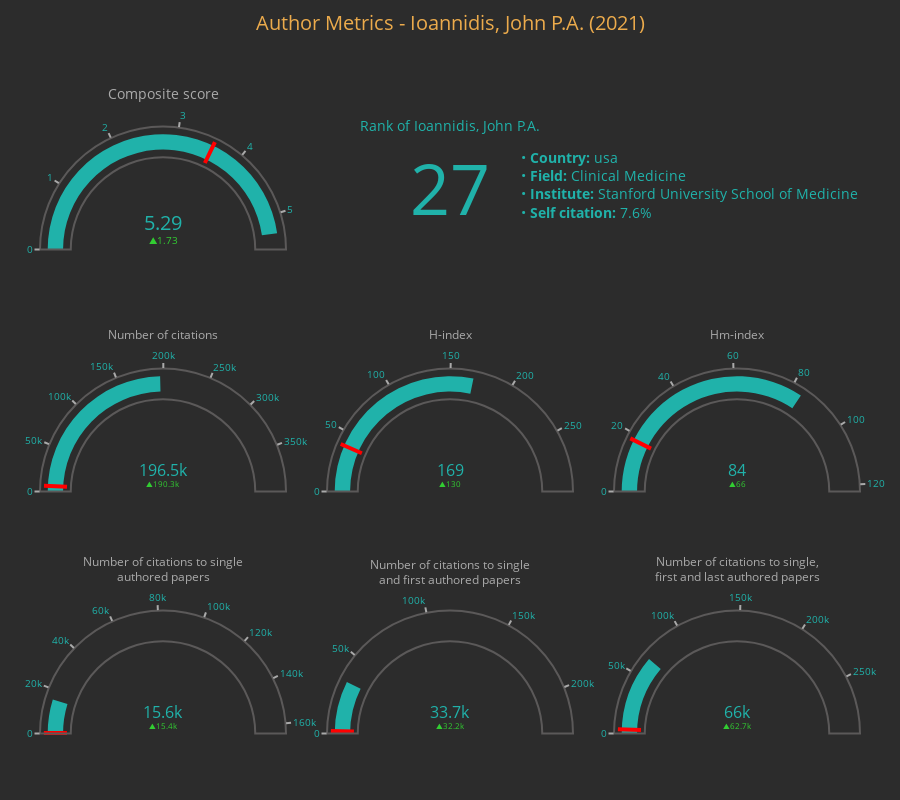

Notebook source saved alongside this figure:
### Code cell
#| label: fig2cell

from Dash_client import TwoPercentersClient
import plotly.io as pio
pio.renderers.default = "plotly_mimetype"
client = TwoPercentersClient()
client.interactive_author_metrics_complete()

### Figure 1 — Plotly figure (JSON) as saved in the notebook; plotly's stock layout.template omitted (floating-point values rounded to 4 significant figures)
{"data": [{"delta": {"decreasing": {"color": "indianred"}, "increasing": {"color": "limegreen"}, "reference": 6248.0}, "domain": {"x": [0, 0.3], "y": [0.3667, 0.6333]}, "gauge": {"axis": {"range": [null, 399386], "tickcolor": "#aaa", "tickwidth": 2}, "bar": {"color": "lightseagreen"}, "bgcolor": "#2C2C2C", "bordercolor": "#5b5959", "borderwidth": 2, "threshold": {"line": {"color": "red", "width": 4}, "thickness": 0.75, "value": 6248.0}}, "mode": "gauge+number+delta", "number": {"font": {"color": "lightseagreen", "size": 16}}, "title": {"font": {"color": "#aaa", "size": 12}, "text": "Number of citations"}, "type": "indicator", "value": 196509}, {"delta": {"decreasing": {"color": "indianred"}, "increasing": {"color": "limegreen"}, "reference": 39}, "domain": {"x": [0.35, 0.65], "y": [0.3667, 0.6333]}, "gauge": {"axis": {"range": [null, 299], "tickcolor": "#aaa", "tickwidth": 2}, "bar": {"color": "lightseagreen"}, "bgcolor": "#2C2C2C", "bordercolor": "#5b5959", "borderwidth": 2, "threshold": {"line": {"color": "red", "width": 4}, "thickness": 0.75, "value": 39}}, "mode": "gauge+number+delta", "number": {"font": {"color": "lightseagreen", "size": 16}}, "title": {"font": {"color": "#aaa", "size": 12}, "text": "H-index"}, "type": "indicator", "value": 169}, {"delta": {"decreasing": {"color": "indianred"}, "increasing": {"color": "limegreen"}, "reference": 17.98}, "domain": {"x": [0.7, 1], "y": [0.3667, 0.6333]}, "gauge": {"axis": {"range": [null, 122.2], "tickcolor": "#aaa", "tickwidth": 2}, "bar": {"color": "lightseagreen"}, "bgcolor": "#2C2C2C", "bordercolor": "#5b5959", "borderwidth": 2, "threshold": {"line": {"color": "red", "width": 4}, "thickness": 0.75, "value": 17.98}}, "mode": "gauge+number+delta", "number": {"font": {"color": "lightseagreen", "size": 16}}, "title": {"font": {"color": "#aaa", "size": 12}, "text": "Hm-index"}, "type": "indicator", "value": 83.96}, {"delta": {"decreasing": {"color": "indianred"}, "increasing": {"color": "limegreen"}, "reference": 210}, "domain": {"x": [0, 0.3], "y": [0, 0.2667]}, "gauge": {"axis": {"range": [null, 164371], "tickcolor": "#aaa", "tickwidth": 2}, "bar": {"color": "lightseagreen"}, "bgcolor": "#2C2C2C", "bordercolor": "#5b5959", "borderwidth": 2, "threshold": {"line": {"color": "red", "width": 4}, "thickness": 0.75, "value": 210}}, "mode": "gauge+number+delta", "number": {"font": {"color": "lightseagreen", "size": 16}}, "title": {"font": {"color": "#aaa", "size": 12}, "text": "Number of citations to single<br>authored papers"}, "type": "indicator", "value": 15627}, {"delta": {"decreasing": {"color": "indianred"}, "increasing": {"color": "limegreen"}, "reference": 1463}, "domain": {"x": [0.35, 0.65], "y": [0, 0.2667]}, "gauge": {"axis": {"range": [null, 227992], "tickcolor": "#aaa", "tickwidth": 2}, "bar": {"color": "lightseagreen"}, "bgcolor": "#2C2C2C", "bordercolor": "#5b5959", "borderwidth": 2, "threshold": {"line": {"color": "red", "width": 4}, "thickness": 0.75, "value": 1463}}, "mode": "gauge+number+delta", "number": {"font": {"color": "lightseagreen", "size": 16}}, "title": {"font": {"color": "#aaa", "size": 12}, "text": "Number of citations to single<br>and first authored papers"}, "type": "indicator", "value": 33660}, {"delta": {"decreasing": {"color": "indianred"}, "increasing": {"color": "limegreen"}, "reference": 3347}, "domain": {"x": [0.7, 1], "y": [0, 0.2667]}, "gauge": {"axis": {"range": [null, 295145], "tickcolor": "#aaa", "tickwidth": 2}, "bar": {"color": "lightseagreen"}, "bgcolor": "#2C2C2C", "bordercolor": "#5b5959", "borderwidth": 2, "threshold": {"line": {"color": "red", "width": 4}, "thickness": 0.75, "value": 3347}}, "mode": "gauge+number+delta", "number": {"font": {"color": "lightseagreen", "size": 16}}, "title": {"font": {"color": "#aaa", "size": 12}, "text": "Number of citations to single,<br>first and last authored papers"}, "type": "indicator", "value": 66021}, {"delta": {"decreasing": {"color": "indianred"}, "increasing": {"color": "limegreen"}, "reference": 3.566}, "domain": {"x": [0, 0.3], "y": [0.7333, 1]}, "gauge": {"axis": {"range": [null, 5.541], "tickcolor": "#aaa", "tickwidth": 2}, "bar": {"color": "lightseagreen"}, "bgcolor": "#2C2C2C", "bordercolor": "#5b5959", "borderwidth": 2, "threshold": {"line": {"color": "red", "width": 4}, "thickness": 0.75, "value": 3.566}}, "mode": "gauge+number+delta", "number": {"font": {"color": "lightseagreen", "size": 20}}, "title": {"font": {"color": "#aaa", "size": 14}, "text": "Composite score"}, "type": "indicator", "value": 5.291}, {"domain": {"x": [0.35, 0.65], "y": [0.7333, 1]}, "mode": "number", "number": {"font": {"color": "lightseagreen", "size": 70}}, "title": {"font": {"color": "lightseagreen", "size": 14}, "text": "Rank of Ioannidis, John P.A."}, "type": "indicator", "value": 27}], "layout": {"annotations": [{"align": "left", "font": {"color": "lightseagreen", "size": 14}, "showarrow": false, "text": "• <b>Country:</b> usa<br>• <b>Field:</b> Clinical Medicine<br>• <b>Institute:</b> Stanford University School of Medicine<br>• <b>Self citation:</b> 7.6%", "x": 1, "xref": "paper", "y": 0.93, "yref": "paper"}], "font": {"color": "lightseagreen", "size": 10}, "height": 800, "margin": {"b": 40, "l": 40, "r": 40, "t": 100}, "paper_bgcolor": "#2C2C2C", "plot_bgcolor": "#2C2C2C", "showlegend": false, "title": {"font": {"color": "#ECAB4C", "size": 20}, "text": "Author Metrics - Ioannidis, John P.A. (2021)", "x": 0.5, "y": 0.98}}}
